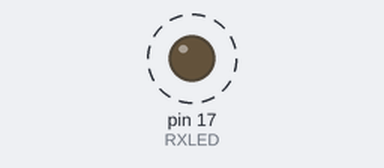
The sketch below on a simulated SparkFun Pro Micro, built with avr-gcc and run on an emulated ATmega32U4. Shown: output pins drawn as LEDs (lit = HIGH). Dashed ring = blinking. What the sketch prints to the serial monitor is not drawn.

Above: at 0.2 s.
Timing chart, 0 to 3.0 s (numbered marks = the images above):
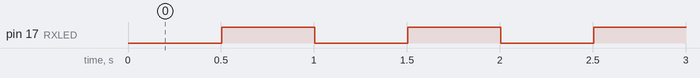

Measured:
- by itself, pin 17 (RXLED): alternates HIGH for 0.50 s and LOW for 0.50 s

The sketch:

BlinkyMicro.ino
```cpp
// (licence header left out)
int RXLED = 17;  // The RX LED has a defined Arduino pin
// Note: The TX LED was not so lucky, we'll need to use pre-defined
// macros (TXLED1, TXLED0) to control that.
// (We could use the same macros for the RX LED too -- RXLED1,
//  and RXLED0.)

void setup()
{
  pinMode(RXLED, OUTPUT);  // Set RX LED as an output
  // TX LED is set as an output behind the scenes

  Serial.begin(9600); //This pipes to the serial monitor
  Serial.println("Initialize Serial Monitor");

  Serial1.begin(9600); //This is the UART, pipes to sensors attached to board
  Serial1.println("Initialize Serial Hardware UART Pins");
}

void loop()
{
  Serial.println("Hello world!");  // Print "Hello World" to the Serial Monitor
  Serial1.println("Hello! Can anybody hear me?");  // Print "Hello!" over hardware UART

  digitalWrite(RXLED, LOW);   // set the RX LED ON
  TXLED0; //TX LED is not tied to a normally controlled pin so a macro is needed, turn LED OFF
  delay(500);              // wait for a second

  digitalWrite(RXLED, HIGH);    // set the RX LED OFF
  TXLED1; //TX LED macro to turn LED ON
  delay(500);              // wait for a second
}
```
